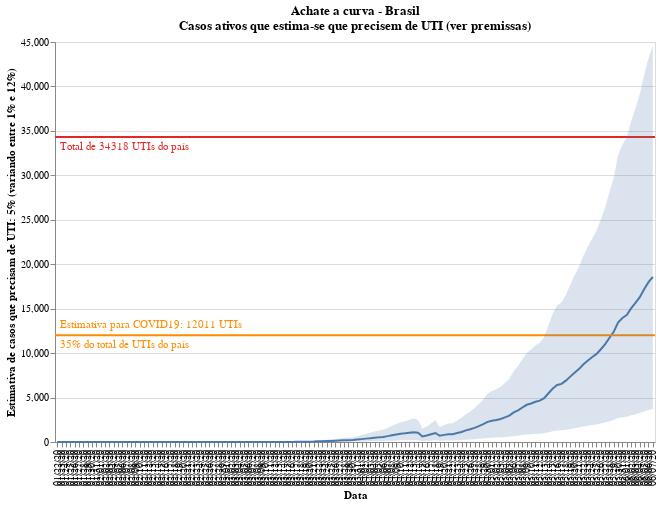

The notebook cell this image was saved under:
### Code cell
#hide_input
selection = alt.selection_single(fields=[STATE_COLUMN], name=' ')
color = alt.condition(selection,
                    alt.Color(STATE_COLUMN+':N', 
                              scale=alt.Scale(scheme='tableau20', reverse=False), legend=None),
                              alt.value('#ffbf79')
                     )

chart = alt.Chart(df).mark_line().encode(
    x=alt.X(DATE_COLUMN+':O', axis=alt.Axis(title=DATE_COLUMN)),
    y=alt.Y(ACTIVE_CASES+':Q', axis=alt.Axis(
        title=["Estimativa de casos que precisam de UTI: {:.0f}".format(CASES_NEED_ICU*100)+"% (variando entre {:.0f}".format(LOWER_BOUND_ICU_NEED*100)+"% e {:.0f}".format(UPPER_BOUND_ICU_NEED*100)+"%)"])),
    color=color,
    tooltip=[
        DATE_COLUMN, 
        STATE_COLUMN, 
        ACTIVE_CASES
    ],
    order=alt.Order(
    STATE_COLUMN,
    sort='ascending'
    )
).properties(
    title=[
        "Achate a curva - Brasil",
        "Casos ativos que estima-se que precisem de UTI (ver premissas)"
        
    ]
).add_selection(
    selection
)

shades = alt.Chart(df).mark_area().encode(
    x=DATE_COLUMN+':O',
    y=LOWER_BOUND_ICU_NEED_STR+":Q",
    y2=UPPER_BOUND_ICU_NEED_STR+':Q',
    opacity = alt.condition(selection, alt.value(0.2), alt.value(0.5))
)

x0line = alt.Chart(pd.DataFrame({'y': [TOTAL_ICU]})).mark_rule(color='#e42726', strokeWidth=2).encode(
    y='y:Q'
)

text0 = x0line.mark_text(align='left', x=5, dy=10, color='#e42726', strokeWidth=1).encode(
    text=alt.value("Total de "+"{:.0f}".format(TOTAL_ICU)+" UTIs do país")   
)

x1line = alt.Chart(pd.DataFrame({'y': [TOTAL_AVAILABLE_ICU]})).mark_rule(color='darkorange', strokeWidth=2).encode(
    y='y:Q'
)
text1 = x1line.mark_text(align='left', x=5, dy=-10, color='darkorange', strokeWidth=1).encode(
    text=alt.value("Estimativa para COVID19: "+"{:.0f}".format(TOTAL_AVAILABLE_ICU)+" UTIs")
)
text2 = x1line.mark_text(align='left', x=5, dy=10, color='darkorange', strokeWidth=1).encode(
    text=alt.value("{:.0f}".format(AVAILABLE_PERCENTAGE_ICU*100)+"% do total de UTIs do país")   
)

legend = alt.Chart(df).mark_point().encode(
    y=alt.Y(STATE_COLUMN+':N', axis=alt.Axis(orient='right')),
    color=color
).add_selection(
    selection
)

plot = chart.properties(width=CHART_WIDTH, height=CHART_HEIGHT) + x0line + text0 + x1line + text1 + text2 + shades
plot

### Figure 1 — Vega-Lite specification as saved in the notebook (floating-point values rounded to 4 significant figures; data arrays with more than 128 entries replaced by an {"elided": "..."} marker saying what was removed)
{"config": {"view": {"continuousWidth": 400, "continuousHeight": 300}}, "layer": [{"data": {"name": "data-b8b2b0f0bacec8b55ee5019fd77405a6"}, "mark": "line", "encoding": {"color": {"condition": {"type": "nominal", "field": "Estado", "legend": null, "scale": {"reverse": false, "scheme": "tableau20"}, "selection": " "}, "value": "#ffbf79"}, "order": {"type": "nominal", "field": "Estado", "sort": "ascending"}, "tooltip": [{"type": "nominal", "field": "Data"}, {"type": "nominal", "field": "Estado"}, {"type": "quantitative", "field": "Ativos"}], "x": {"type": "ordinal", "axis": {"title": "Data"}, "field": "Data"}, "y": {"type": "quantitative", "axis": {"title": ["Estimativa de casos que precisam de UTI: 5% (variando entre 1% e 12%)"]}, "field": "Ativos"}}, "height": 400, "selection": {" ": {"type": "single", "fields": ["Estado"]}}, "title": ["Achate a curva - Brasil", "Casos ativos que estima-se que precisem de UTI (ver premissas)"], "width": 600}, {"data": {"name": "data-890aea698b0c1806168150cad7edfc39"}, "mark": {"type": "rule", "color": "#e42726", "strokeWidth": 2}, "encoding": {"y": {"type": "quantitative", "field": "y"}}}, {"data": {"name": "data-890aea698b0c1806168150cad7edfc39"}, "mark": {"type": "text", "align": "left", "color": "#e42726", "dy": 10, "strokeWidth": 1, "x": 5}, "encoding": {"text": {"value": "Total de 34318 UTIs do país"}, "y": {"type": "quantitative", "field": "y"}}}, {"data": {"name": "data-6e2bfc7222dcf4cfb1cce24f29e45988"}, "mark": {"type": "rule", "color": "darkorange", "strokeWidth": 2}, "encoding": {"y": {"type": "quantitative", "field": "y"}}}, {"data": {"name": "data-6e2bfc7222dcf4cfb1cce24f29e45988"}, "mark": {"type": "text", "align": "left", "color": "darkorange", "dy": -10, "strokeWidth": 1, "x": 5}, "encoding": {"text": {"value": "Estimativa para COVID19: 12011 UTIs"}, "y": {"type": "quantitative", "field": "y"}}}, {"data": {"name": "data-6e2bfc7222dcf4cfb1cce24f29e45988"}, "mark": {"type": "text", "align": "left", "color": "darkorange", "dy": 10, "strokeWidth": 1, "x": 5}, "encoding": {"text": {"value": "35% do total de UTIs do país"}, "y": {"type": "quantitative", "field": "y"}}}, {"data": {"name": "data-b8b2b0f0bacec8b55ee5019fd77405a6"}, "mark": "area", "encoding": {"opacity": {"condition": {"value": 0.2, "selection": " "}, "value": 0.5}, "x": {"type": "ordinal", "field": "Data"}, "y": {"type": "quantitative", "field": "1% dos ativos"}, "y2": {"field": "12% dos ativos"}}}], "$schema": "https://vega.github.io/schema/vega-lite/v4.8.1.json", "datasets": {"data-b8b2b0f0bacec8b55ee5019fd77405a6": {"elided": "138 records"}, "data-890aea698b0c1806168150cad7edfc39": [{"y": 34320.0}], "data-6e2bfc7222dcf4cfb1cce24f29e45988": [{"y": 12010.0}]}}
